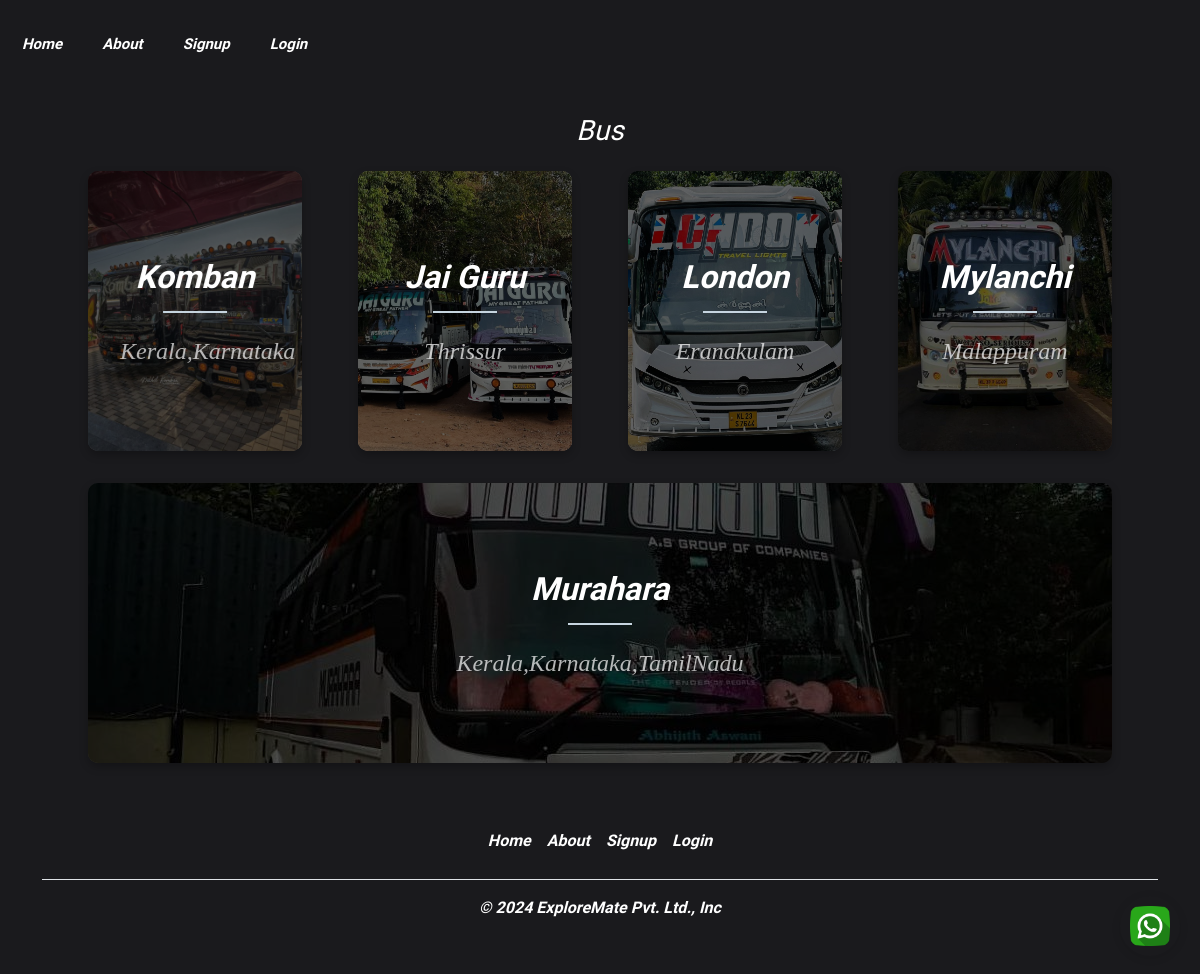
/bus/, run on the app's committed database.
### Tourpackageapp/models.py (models this page shows, shortened)
class Bus(models.Model):
    name = models.CharField(max_length=20)
    desc = models.TextField()
    image1 = models.ImageField(upload_to="images/bus", null=True, blank=True)
    image2 = models.ImageField(upload_to="images/bus", null=True, blank=True)
    location = models.CharField(max_length=50,null=True, blank=True)
    contact = models.CharField(max_length=20,null=True, blank=True)

### Tourpackageapp/views.py (the view)
# urls.py: path('bus/',views.bus,name='bus'),
def bus(request):
    buses = Bus.objects.all()
    return render(request,'buses.html', {'buses': buses})

### templates/buses.html (shortened to what this page needs)
{% extends 'base.html' %}
{% load static %}
{% block content %}
<body>
    <h3 style="color:white; margin-top:40px; text-align:center;">Bus</h3>
   <div class="wrapper">
        <div class="cols">
            {% for i in buses %}
            <div class="col" ontouchstart="this.classList.toggle('hover');">
                <div class="container">
                    <div class="front" style="background-image: url('{{ i.image1.url }}')">
                        <div class="inner">
                            <p>{{ i.name }}</p>
                            <span>{{ i.location }}</span>
                        </div>
                    </div>
                    <div class="back">
                        <div class="inner">
                            <p>{{ i.desc }}</p>
                            <span>{{i.contact}}</span>
                        </div>
                    </div>
                </div>
            </div>
            {% if forloop.counter|divisibleby:4 and not forloop.last %}
        </div>
        <div class="cols">
            {% endif %}
            {% endfor %}
        </div>
    </div>
{% endblock %}

### static/css/style.css (style rules this page uses)
.oxanium-body { font-family: "Oxanium", sans-serif; font-optical-sizing: auto; font-weight: bold; font-style: italic; }

### templates/base.html (style rules this page uses)
html { scroll-behavior: smooth; }

### templates/buses.html (style rules this page uses)
* { margin: 0; padding: 0; -webkit-box-sizing: border-box; box-sizing: border-box; }
body { background-color: #000; }
.wrapper { width: 90%; margin: 0 auto; max-width: 80rem; }
.cols { display: -webkit-box; display: -ms-flexbox; display: flex; -ms-flex-wrap: wrap; flex-wrap: wrap; -webkit-box-pack: center; -ms-flex-pack: center; justify-content: center; }
.col { width: calc(25% - 2rem); margin: 1rem; cursor: pointer; }
.container { -webkit-transform-style: preserve-3d; transform-style: preserve-3d; -webkit-perspective: 1000px; perspective: 1000px; }
.front, .back { background-size: cover; box-shadow: 0 4px 8px 0 rgba(0, 0, 0, 0.25); border-radius: 10px; background-position: center; -webkit-transition: -webkit-transform .7s cubic-bezier(0.4, 0.2, 0.2, 1); transition: -webkit-transform .7s cubic-bezier(0.4, 0.2, 0.2, 1); -o-transition: transform .7s cubic-bezier(0.4, 0.2, 0.2, 1); transition: transform .7s cubic-bezier(0.4, 0.2, 0.2, 1); transition: transform .7s cubic-bezier(0.4, 0.2, 0.2, 1), -webkit-transform .7s cubic-bezier(0.4, 0.2, 0.2, 1); -webkit-backface-visibility: hidden; backface-visibility: hidden; text-align: center; min-height: 280px; box-shadow: 0 0 10px solid blue; height: auto; border-radius: 10px; color: #fff; font-size: 1.5rem; }
.back { background: grey; }
.front:after { position: absolute; top: 0; left: 0; z-index: 1; width: 100%; height: 100%; content: ''; display: block; opacity: .6; background-color: #000; -webkit-backface-visibility: hidden; backface-visibility: hidden; border-radius: 10px; }
.back { position: absolute; top: 0; left: 0; width: 100%; }
.inner { -webkit-transform: translateY(-50%) translateZ(60px) scale(0.94); transform: translateY(-50%) translateZ(60px) scale(0.94); top: 50%; position: absolute; left: 0; width: 100%; padding: 2rem; -webkit-box-sizing: border-box; box-sizing: border-box; outline: 1px solid transparent; -webkit-perspective: inherit; perspective: inherit; z-index: 2; }
.container .back { -webkit-transform: rotateY(180deg); transform: rotateY(180deg); -webkit-transform-style: preserve-3d; transform-style: preserve-3d; }
.container .front { -webkit-transform: rotateY(0deg); transform: rotateY(0deg); -webkit-transform-style: preserve-3d; transform-style: preserve-3d; }
.front .inner p { font-size: 2rem; margin-bottom: 2rem; position: relative; }
.front .inner p:after { content: ''; width: 4rem; height: 2px; position: absolute; background: #C6D4DF; display: block; left: 0; right: 0; margin: 0 auto; bottom: -.75rem; }
.front .inner span { color: rgba(255, 255, 255, 0.7); font-family: 'Montserrat'; font-weight: 300; }

### data on the page
Bus: image1 (picture), name "Komban", location "Kerala,Karnataka"
Bus: image1 (picture), name "Jai Guru", location "Thrissur"
Bus: image1 (picture), name "London", location "Eranakulam"
Bus: image1 (picture), name "Mylanchi", location "Malappuram"
Bus: image1 (picture), name "Murahara", location "Kerala,Karnataka,TamilNadu"
